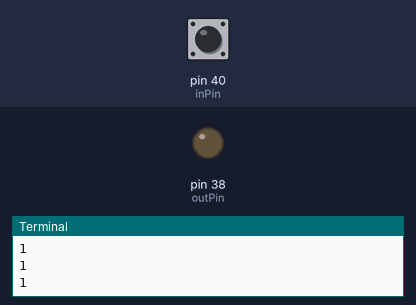
The program below on a simulated Raspberry Pi (header pin numbers). Parts: output pins drawn as LEDs (lit = HIGH), the last lines printed to the terminal. The test bench sets the inputs (shaded band); at power-on: pin 40 (inPin) HIGH.

Above: at 1.2 s.
1.3 s: pin 40 (inPin) pulled LOW for 0.15 s
At 1.7 s:
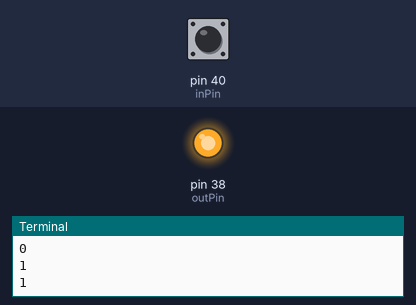
2.9 s: pin 40 (inPin) pulled LOW for 1 s
At 4.1 s:
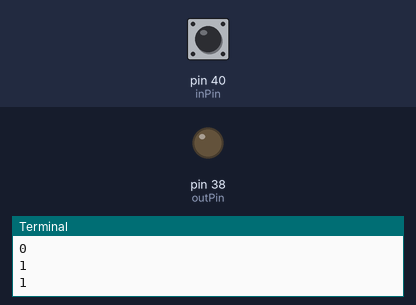
5.4 s: pin 40 (inPin) pulled LOW for 3.2 s
At 6.1 s:
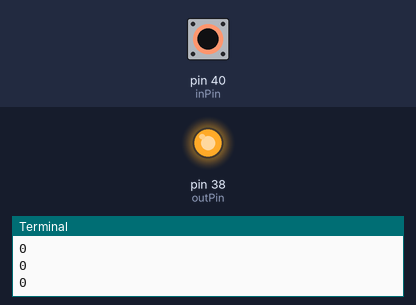
Timing chart, 0 to 8.4 s (numbered marks = the images above; inputs shaded):
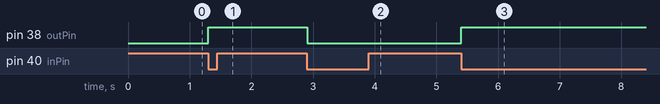

The program:

toggleLED.py
```python
import RPi.GPIO as GPIO
from time import sleep
delay = .1
inPin = 40
outPin = 38
GPIO.setmode(GPIO.BOARD)
GPIO.setup(outPin,GPIO.OUT)
GPIO.setup(inPin,GPIO.IN,pull_up_down = GPIO.PUD_UP)
LEDstate=0
buttonState=1
buttonStateOld=1
try:
	while True:
		buttonState=GPIO.input(inPin)
		print(buttonState)
		if buttonState==0 and buttonStateOld==1:
			LEDstate= not LEDstate
			GPIO.output(outPin,LEDstate)
		buttonStateOld=buttonState
		sleep(delay)
except KeyboardInterrupt:
	GPIO.cleanup()
	print('GPIO Good to Go')
```

Measured:
- after the input at 1.3 s, pin 38 (outPin): LOW → HIGH at once
- after the input at 2.9 s, pin 38 (outPin): HIGH → LOW at once
- after the input at 5.4 s, pin 38 (outPin): LOW → HIGH at once
